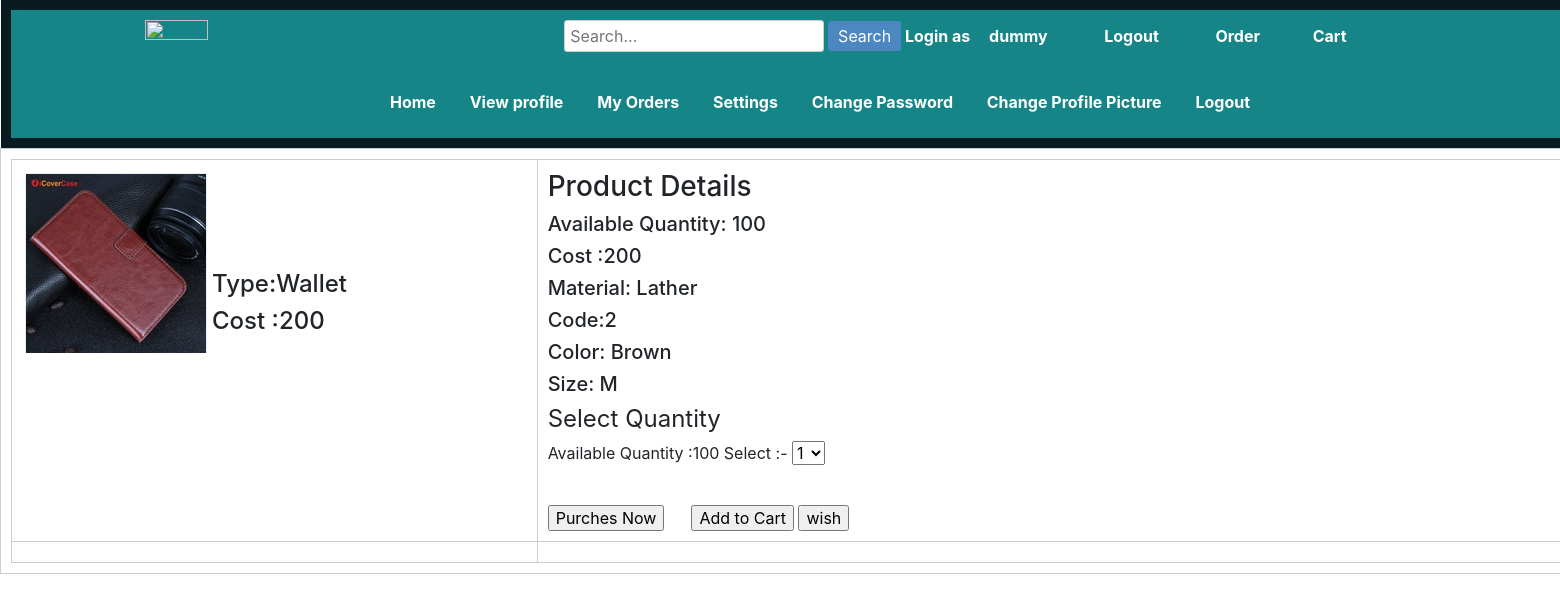
The page /app/user_pages/showdetail.php?id=2 (signed in) on the database its author committed.
### tables this page shows
CREATE TABLE `allproducts` (
  `code` varchar(255) NOT NULL,
  `name` varchar(255) NOT NULL,
  `catagory` varchar(255) NOT NULL,
  `subcatagory` varchar(255) NOT NULL,
  `color` varchar(255) NOT NULL,
  `material` varchar(500) NOT NULL,
  `size` varchar(20) NOT NULL,
  `description` varchar(255) NOT NULL,
  `bprice` double NOT NULL,
  `sprice` double NOT NULL,
  `quantity` int(11) NOT NULL,
  `offer` double NOT NULL,
  `pdpic` varchar(500) NOT NULL
);

### data/db.php (called while the page is built, shortened)
<?php
    $host="127.0.0.1";
    $user="root";
    $pass="";
    $dbname="ecommerce";
    $port=3306;
    function executeSQL($sql){
        global $host, $user, $pass, $dbname, $port;
        $link=mysqli_connect($host, $user, $pass, $dbname, $port);
        $result = mysqli_query($link, $sql);
        return $result;
    }
?>

### data/product_access.php (called while the page is built, shortened)
<?php
	if(require_once("db.php")){
	 function getProductById($productId){
        $sql = "SELECT * FROM allproducts WHERE code=$productId";
        $result = executeSQL($sql);
        $productcode = mysqli_fetch_assoc($result);
        return $productcode;
    }
	}
	else{
		echo "Database not found";
	}
?>

### app/user_pages/showdetail.php (the view, shortened to what this page needs)
<?php include "../../data/product_access.php"; ?>
<?php
    $productId =$_GET['id'];
    $productcode = getProductById($productId);
?>
<html>
<head>
<link rel="stylesheet" href="https://cdn.jsdelivr.net/npm/bootstrap@4.0.0/dist/css/bootstrap.min.css">
<link rel="stylesheet" href="../visitor/CSS/home.css">
</head>
<table align="center" width="1600" >
		<tr>
			<th colspan="4" align="center" width="60%">
				<nav>
					<a href="../user_pages/home.php"><img src="pictures/eshop_logo.png" align="left" align="top" width="20%"></a>
					<div class="search-bar">
						<input type="text" class="search-input" placeholder="Search...">
						<button class="search-button">Search</button>
					</div>
					Login as <a href="../account/profile.php"><?= $_SESSION['user']['name']; ?></a> &nbsp;&nbsp;&nbsp;&nbsp;&nbsp;  <a href="logouthandler.php">Logout</a>  &nbsp;&nbsp;&nbsp;&nbsp;&nbsp;
					<a href="../user_pages/order.php">Order</a>&nbsp;&nbsp;&nbsp;&nbsp;&nbsp;
					<a href="../user_pages/cart.php">Cart</a>&nbsp;&nbsp;&nbsp;&nbsp;&nbsp;<br><br><br>
					<div class="dropdown">
					<ul>
					 <a href="../user_pages/home.php">Home</a></li>
					   <a href="../account/profile.php">View profile</a></li>
					   <a href="../user_pages/order.php">My Orders</a></li>
						<a href="../account/editprofile.php">Settings</a>
						<a href="../account/changepass.php">Change Password</a></li>
						<a href="../account/changepp.php">Change Profile Picture</a></li>
					   <a href="../user_pages/logouthandler.php">Logout</a></li>
					</ul>
				</div>
				</tr>
			<td valign="top" width="40%" >
					<table align="left" width="100%" >
					<form method="POST" novalidate>
						<tr>
							<td valign="top" width="30%"  >
								<img src="pictures\<?= $productcode['pdpic'] ?>" align="left" align="top" height="60%" >
								<br><br><br><br><br>
								<h4>Type:<?= $productcode['name'] ?></h4>
								<h4> Cost :<?= $productcode['sprice'] ?></h4>
							</td>
							<td valign="top" width="60%">
								<h3>Product Details </h3>
								<h5>Available Quantity: <?= $productcode['quantity'] ?>  </h5>
								<h5>Cost :<?= $productcode['sprice'] ?>  </h5>
								<h5>Material: <?= $productcode['material'] ?>  </h5>
								<h5>Code:<?= $productcode['code'] ?></h5>
								<h5>Color: <?= $productcode['color'] ?> </h5>
								<h5>Size: <?= $productcode['size'] ?> </h5>
								<fieldset>
                                <legend>Select Quantity</legend>
                                Available Quantity :<?= $productcode['quantity'] ?> Select :-
								    <select name="quantity">
                                        <option value="1">1</option>
					                </select>
								</fieldset>
								<br>
								<br>
								<input type="submit" value="Purches Now" name="purchasenow">&nbsp;&nbsp;&nbsp;&nbsp;&nbsp;
								<input type="submit" value="Add to Cart"  name="submit"  />
								<input type="submit" name="wishbtn" value="wish" />
							</td>
						</tr>
						<tr>
						    <td>
						    </td>
						    <td>
						    </td>
						</tr>
						</form>
					</table>
			</td>
	</table>
</html>

### app/visitor/CSS/home.css (style rules this page uses)
.dropdown { position: relative; display: inline-block; }
nav { background-color: rgb(21, 133, 135); padding: 10px; text-align: center; }
nav a { color: white; text-decoration: none; padding: 10px; margin: 0 5px; }
nav img { max-width: 100%; height: auto; }
.search-bar { display: inline-block; }
.search-input { padding: 5px; border: 1px solid #ccc; border-radius: 3px; }
.search-button { padding: 5px 10px; background-color: #4c87c1; color: white; border: none; border-radius: 3px; cursor: pointer; }
th { background-color: #071b20; color: white; padding: 10px; text-align: center; }
td { border: 1px solid #ccc; padding: 10px; }

### rows shown on the page
allproducts: pdpic (picture), name "Wallet", sprice "200", quantity "100", material "Lather", code "2", color "Brown", size "M"

### other values the page prints
$_SESSION['user']['name'] "dummy"
